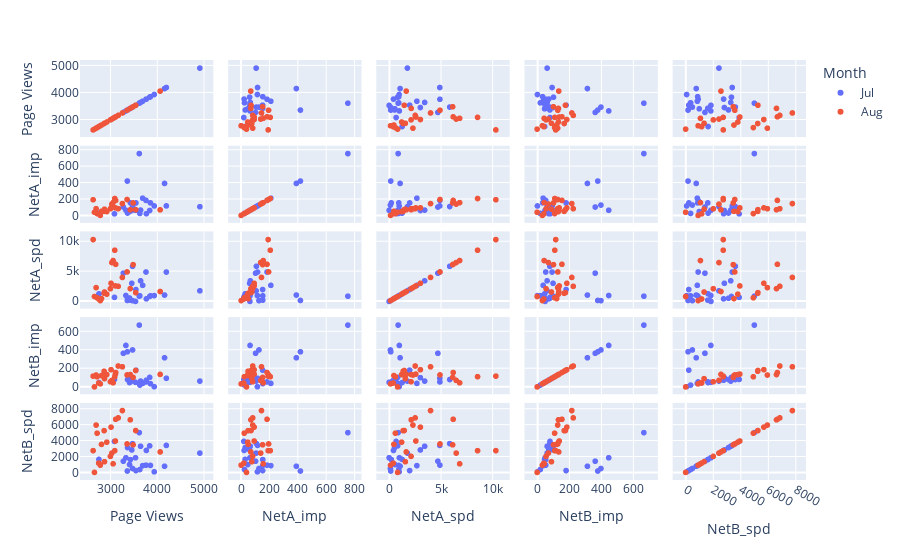

Notebook code cell kept with this figure:
### Code cell
fig = px.scatter_matrix(df2, dimensions=['Page Views', 'NetA_imp','NetA_spd'\
                                         , 'NetB_imp', 'NetB_spd'],color='Month')
fig.show()

### Figure 1 — Plotly figure (JSON) as saved in the notebook; plotly's stock layout.template omitted (floating-point values rounded to 4 significant figures)
{"data": [{"dimensions": [{"axis": {"matches": true}, "label": "Page Views", "values": [3363, 4160, 3619, 3474, 3547, 3277, 3332, 3858, 4918, 3939, 3763, 3691, 3538, 3430, 3841, 4199, 3770, 3458, 3631, 3367, 3410, 3646, 3475, 3087, 2754]}, {"axis": {"matches": true}, "label": "NetA_imp", "values": [421, 392, 756, 128, 154, 104, 65, 155, 108, 117, 185, 212, 64, 155, 62, 118, 23, 62, 26, 31, 49, 67, 110, 21, 30]}, {"axis": {"matches": true}, "label": "NetA_spd", "values": [159, 1066, 877, 130, 1994, 4740, 993, 938, 1777, 974, 4935, 2697, 0, 210, 827, 4927, 426, 3037, 939, 530, 567, 3455, 5890, 678, 1264]}, {"axis": {"matches": true}, "label": "NetB_imp", "values": [381, 316, 671, 401, 182, 365, 450, 35, 63, 2, 54, 38, 50, 54, 103, 94, 73, 100, 20, 80, 47, 63, 80, 81, 47]}, {"axis": {"matches": true}, "label": "NetB_spd", "values": [176, 774, 5010, 492, 230, 1408, 1841, 878, 2431, 73, 911, 852, 1845, 1615, 3341, 3398, 2768, 2825, 362, 3123, 993, 3291, 3622, 3903, 1638]}], "hovertemplate": "Month=Jul<br>%{xaxis.title.text}=%{x}<br>%{yaxis.title.text}=%{y}<extra></extra>", "legendgroup": "Jul", "marker": {"color": "#636efa", "symbol": "circle"}, "name": "Jul", "showlegend": true, "type": "splom"}, {"dimensions": [{"axis": {"matches": true}, "label": "Page Views", "values": [2783, 2658, 2748, 3000, 3256, 2865, 2693, 2629, 2922, 2873, 3057, 3357, 3013, 3542, 3093, 2714, 2809, 3113, 3486, 3425, 4066, 3167, 3031, 3107]}, {"axis": {"matches": true}, "label": "NetA_imp", "values": [2, 40, 21, 83, 146, 51, 84, 193, 49, 78, 158, 196, 94, 72, 208, 24, 52, 185, 154, 71, 70, 84, 140, 94]}, {"axis": {"matches": true}, "label": "NetA_spd", "values": [137, 823, 405, 2134, 4025, 1363, 2316, 10376, 1215, 1578, 6856, 4946, 3042, 1472, 8595, 607, 465, 6226, 6174, 2144, 1663, 2534, 6518, 2598]}, {"axis": {"matches": true}, "label": "NetB_imp", "values": [33, 0, 42, 56, 218, 170, 129, 117, 134, 90, 44, 130, 187, 178, 111, 110, 123, 156, 103, 134, 136, 227, 71, 139]}, {"axis": {"matches": true}, "label": "NetB_spd", "values": [913, 0, 1170, 2018, 7783, 5257, 5960, 2744, 3807, 1345, 1081, 3585, 5702, 5270, 2740, 4937, 3524, 6690, 3473, 6624, 2576, 6867, 2432, 3953]}], "hovertemplate": "Month=Aug<br>%{xaxis.title.text}=%{x}<br>%{yaxis.title.text}=%{y}<extra></extra>", "legendgroup": "Aug", "marker": {"color": "#EF553B", "symbol": "circle"}, "name": "Aug", "showlegend": true, "type": "splom"}], "layout": {"dragmode": "select", "legend": {"title": {"text": "Month"}, "tracegroupgap": 0}, "margin": {"t": 60}}}
